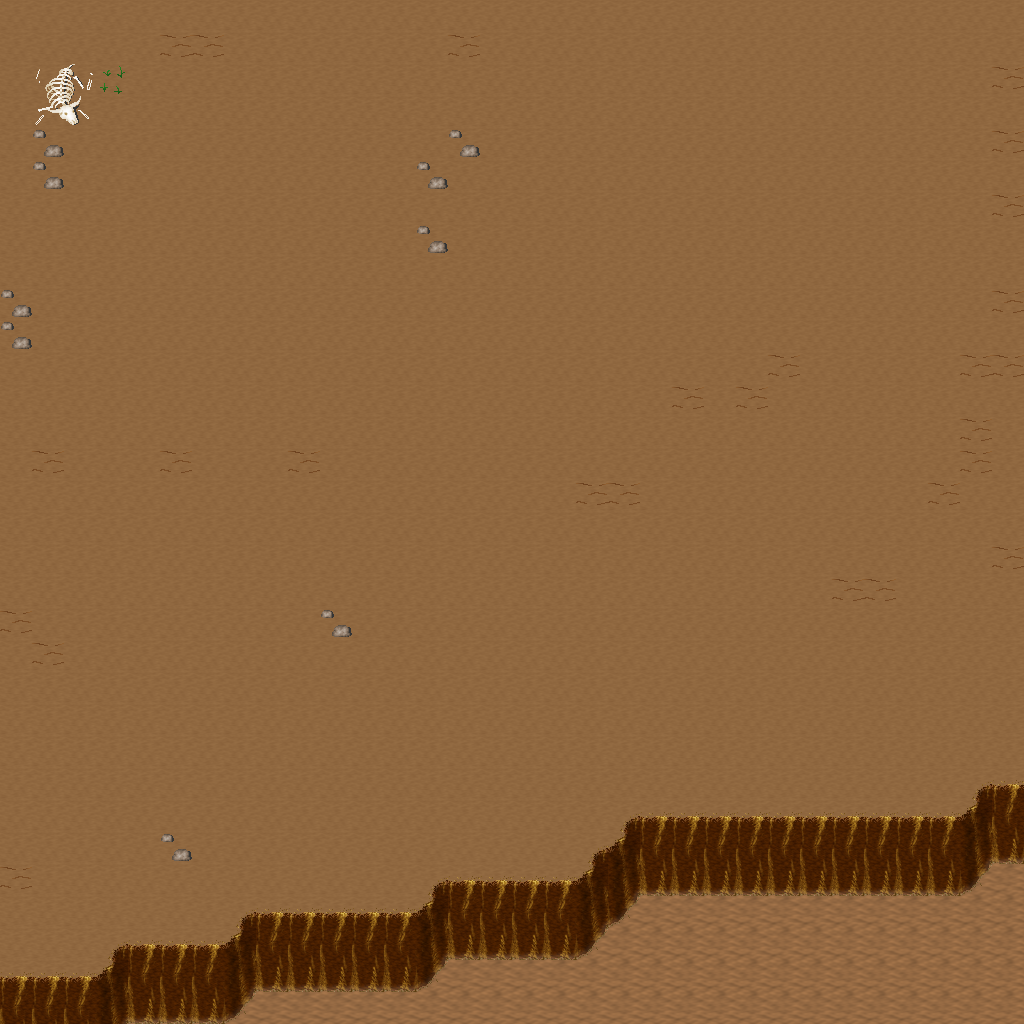

A 2D game scene composited from a Tiled map and its tileset images. What follows is a short description and the map's XML, with each tile layer's data collapsed to a summary:
An orthogonal 32x32 tile map with 32x32 px tiles, 5 tile layers (Ground, Objects, Objects2, Above, ...), 1 hidden layer not drawn, 24 tilesets.

<map version="1.10" tiledversion="1.11.0" orientation="orthogonal" renderorder="right-down" width="32" height="32" tilewidth="32" tileheight="32" infinite="0" nextlayerid="11" nextobjectid="1">
 <tileset firstgid="1" name="ground_ground" tilewidth="32" tileheight="32" tilecount="33" columns="3">
  <image source="../drawable/ground_ground.png" width="96" height="352" />
 </tileset>
 <tileset firstgid="34" name="ground_ridge_earth_dark" tilewidth="32" tileheight="32" tilecount="96" columns="12">
  <image source="../drawable/ground_ridge_earth_dark.png" width="384" height="256" />
 </tileset>
 <tileset firstgid="130" name="plant_grasses" tilewidth="32" tileheight="32" tilecount="6" columns="3">
  <image source="../drawable/plant_grasses.png" width="96" height="64" />
 </tileset>
 <tileset firstgid="136" name="ground_grass_edges" tilewidth="32" tileheight="32" tilecount="36" columns="12">
  <image source="../drawable/ground_grass_edges.png" width="384" height="96" />
 </tileset>
 <tileset firstgid="172" name="ground_rock_pebbles" tilewidth="32" tileheight="32" tilecount="3" columns="1">
  <image source="../drawable/ground_rock_pebbles.png" width="32" height="96" />
 </tileset>
 <tileset firstgid="175" name="plant_flower_daisy_blue" tilewidth="32" tileheight="32" tilecount="8" columns="2">
  <image source="../drawable/plant_flower_daisy_blue.png" width="64" height="128" />
 </tileset>
 <tileset firstgid="183" name="plant_flower_daisy_white" tilewidth="32" tileheight="32" tilecount="8" columns="2">
  <image source="../drawable/plant_flower_daisy_white.png" width="64" height="128" />
 </tileset>
 <tileset firstgid="191" name="ground_cobbled_paving" tilewidth="32" tileheight="32" tilecount="1" columns="1">
  <image source="../drawable/ground_cobbled_paving.png" width="32" height="32" />
 </tileset>
 <tileset firstgid="192" name="item_pot_dark_barrel" tilewidth="32" tileheight="32" tilecount="2" columns="1">
  <image source="../drawable/item_pot_dark_barrel.png" width="32" height="64" />
 </tileset>
 <tileset firstgid="194" name="item_statue_green_stone" tilewidth="32" tileheight="32" tilecount="12" columns="4">
  <image source="../drawable/item_statue_green_stone.png" width="128" height="96" />
 </tileset>
 <tileset firstgid="206" name="logic_creature_orc" tilewidth="32" tileheight="32" tilecount="6" columns="6">
  <image source="../drawable/logic_creature_orc.png" width="192" height="32" />
 </tileset>
 <tileset firstgid="212" name="logic_creature_gnome" tilewidth="32" tileheight="32" tilecount="6" columns="6">
  <image source="../drawable/logic_creature_gnome.png" width="192" height="32" />
 </tileset>
 <tileset firstgid="218" name="logic_creature_animal" tilewidth="32" tileheight="32" tilecount="32" columns="8">
  <image source="../drawable/logic_creature_animal.png" width="256" height="128" />
 </tileset>
 <tileset firstgid="250" name="logic_item_sign" tilewidth="32" tileheight="32" tilecount="1" columns="1">
  <image source="../drawable/logic_item_sign.png" width="32" height="32" />
 </tileset>
 <tileset firstgid="251" name="logic_collision" tilewidth="32" tileheight="32" tilecount="1" columns="1">
  <image source="../drawable/logic_collision.png" width="32" height="32" />
 </tileset>
 <tileset firstgid="252" name="logic_portal" tilewidth="32" tileheight="32" tilecount="24" columns="8">
  <image source="../drawable/logic_portal.png" width="256" height="96" />
 </tileset>
 <tileset firstgid="276" name="ground_pothole" tilewidth="32" tileheight="32" tilecount="4" columns="4">
  <image source="../drawable/ground_pothole.png" width="128" height="32" />
 </tileset>
 <tileset firstgid="280" name="object_suspension_bridge" tilewidth="32" tileheight="32" tilecount="24" columns="3">
  <image source="../drawable/object_suspension_bridge.png" width="96" height="256" />
 </tileset>
 <tileset firstgid="304" name="item_corpse_huge_animal" tilewidth="32" tileheight="32" tilecount="16" columns="2">
  <image source="../drawable/item_corpse_huge_animal.png" width="64" height="256" />
 </tileset>
 <tileset firstgid="320" name="ground_green_paving" tilewidth="32" tileheight="32" tilecount="18" columns="3">
  <image source="../drawable/ground_green_paving.png" width="96" height="192" />
 </tileset>
 <tileset firstgid="338" name="logic_protection" tilewidth="32" tileheight="32" tilecount="2" columns="2">
  <image source="../drawable/logic_protection.png" width="64" height="32" />
 </tileset>
 <tileset firstgid="340" name="building_chimney_smoke" tilewidth="32" tileheight="32" tilecount="40" columns="4">
  <image source="../drawable/building_chimney_smoke.png" width="128" height="320" />
 </tileset>
 <tileset firstgid="380" name="building_huts" tilewidth="32" tileheight="32" tilecount="338" columns="26">
  <image source="../drawable/building_huts.png" width="832" height="416" />
 </tileset>
 <tileset firstgid="718" name="light_door_light" tilewidth="32" tileheight="32" tilecount="12" columns="3">
  <image source="../drawable/light_door_light.png" width="96" height="128" />
 </tileset>
 <layer id="1" name="Ground" width="32" height="32">
  <data>[1024 cells, 1024 non-empty, 2 distinct tile ids]</data>
 </layer>
 <layer id="2" name="Objects" width="32" height="32">
  <data>[1024 cells, 134 non-empty, 10 distinct tile ids]</data>
 </layer>
 <layer id="3" name="Objects2" width="32" height="32">
  <data>[1024 cells, 4 non-empty, 4 distinct tile ids]</data>
 </layer>
 <layer id="4" name="Above" width="32" height="32">
  <data>[1024 cells, 0 non-empty, 0 distinct tile ids]</data>
 </layer>
 <layer id="5" name="Above2" width="32" height="32">
  <data>[1024 cells, 0 non-empty, 0 distinct tile ids]</data>
 </layer>
 <layer id="6" name="Walkable" width="32" height="32" visible="0">
  <data>[1024 cells, 96 non-empty, 1 distinct tile ids]</data>
 </layer>
 <objectgroup id="7" name="Mapevents" />
 <objectgroup id="8" name="Spawn" />
 <objectgroup id="9" name="Keys" />
 <objectgroup id="10" name="Replace" />
</map>
